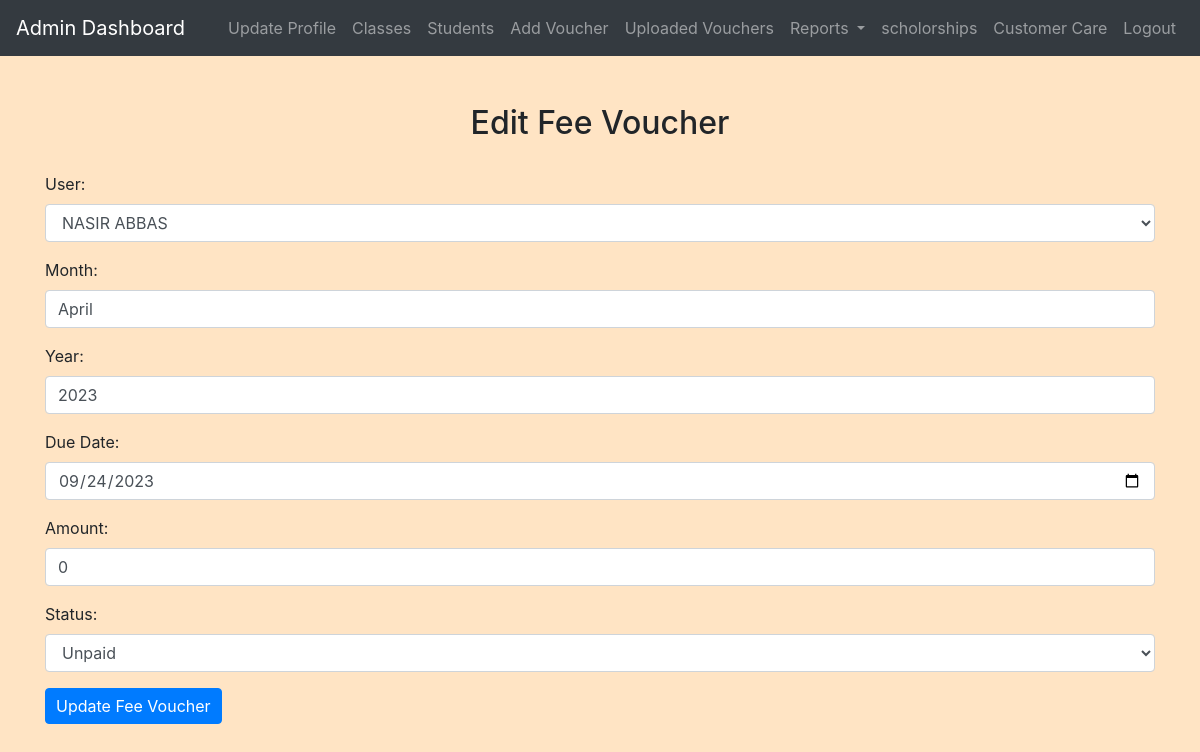
Page /admin/edit_voucher.php?id=1 (signed in) on the committed database.
### tables this page shows
CREATE TABLE `fee_vouchers` (
  `VoucherID` int(11) NOT NULL,
  `userID` int(11) DEFAULT NULL,
  `Month` varchar(255) DEFAULT NULL,
  `Year` int(11) DEFAULT NULL,
  `DueDate` date DEFAULT NULL,
  `Amount` int(11) DEFAULT NULL,
  `Status` varchar(255) DEFAULT NULL
);

### admin/edit_voucher.php (the view, shortened to what this page needs)
<?php
include('config.php');
$voucherID = $userID = $month = $year = $dueDate = $amount = $status = "";
if ($_SERVER["REQUEST_METHOD"] == "POST") {
    $voucherID = $_POST["voucherID"];
    $userID = $_POST["userID"];
    $month = $_POST["month"];
    $year = $_POST["year"];
    $dueDate = $_POST["dueDate"];
    $amount = $_POST["amount"];
    $status = $_POST["status"];
    $update_sql = "UPDATE fee_vouchers
                   SET userID='$userID', Month='$month', Year='$year', DueDate='$dueDate', Amount='$amount', Status='$status'
                   WHERE VoucherID='$voucherID'";
    if (mysqli_query($conn, $update_sql)) {
        $successMessage = "Fee voucher updated successfully.";
    } else {
        echo "Error updating fee voucher: " . mysqli_error($conn);
    }
} else {
    if (isset($_GET["id"])) {
        $voucherID = $_GET["id"];
        $query = "SELECT * FROM fee_vouchers WHERE VoucherID = '$voucherID'";
        $result = mysqli_query($conn, $query);
        if (mysqli_num_rows($result) == 1) {
            $row = mysqli_fetch_assoc($result);
            $userID = $row["userID"];
            $month = $row["Month"];
            $year = $row["Year"];
            $dueDate = $row["DueDate"];
            $amount = $row["Amount"];
            $status = $row["Status"];
        } else {
            echo "Fee voucher not found.";
        }
    }
}
?>
<!DOCTYPE html>
<html>
<head>
    <link rel="stylesheet" href="https://stackpath.bootstrapcdn.com/bootstrap/4.5.2/css/bootstrap.min.css">
    <link rel="stylesheet" href="../css/style.css">
</head>
<body>
    <?php include('admin_navbar.php'); ?>
    <div class="container mt-5 mb-5">
        <h2>Edit Fee Voucher</h2>
        <form method="post">
            <div class="form-group">
                <label for="userID">User:</label>
                <select class="form-control" id="userID" name="userID" required>
                    <?php
                    $usernames_sql = "SELECT id, username FROM users";
                    $usernames_result = mysqli_query($conn, $usernames_sql);
                    while ($username_row = mysqli_fetch_assoc($usernames_result)) {
                        $selected = ($username_row['id'] == $userID) ? "selected" : "";
                        echo "<option value='" . $username_row['id'] . "' $selected>" . $username_row['username'] . "</option>";
                    }
                    ?>
                </select>
            </div>
            <div class="form-group">
                <label for="month">Month:</label>
                <input type="text" class="form-control" id="month" name="month" value="<?php echo $month; ?>" required>
            </div>
            <div class="form-group">
                <label for="year">Year:</label>
                <input type="number" class="form-control" id="year" name="year" value="<?php echo $year; ?>" required>
            </div>
            <div class="form-group">
                <label for="dueDate">Due Date:</label>
                <input type="date" class="form-control" id="dueDate" name="dueDate" value="<?php echo $dueDate; ?>" required>
            </div>
            <div class="form-group">
                <label for="amount">Amount:</label>
                <input type="number" class="form-control" id="amount" name="amount" value="<?php echo $amount; ?>" required>
            </div>
            <div class="form-group">
                <label for="status">Status:</label>
                <select class="form-control" id="status" name="status" required>
                    <option value="Unpaid" <?php if ($status == "Unpaid") echo "selected"; ?>>Unpaid</option>
                </select>
            </div>
            <button type="submit" class="btn btn-primary">Update Fee Voucher</button>
        </form>
    </div>
</body>
</html>

### css/style.css (style rules this page uses)
body { background-color: bisque; }
h1, h2, h3, h4 { text-align: center; margin-top: 30px; margin-bottom: 30px; }
.btn-primary { padding: 5px 10px; }

### rows in the picture
fee_vouchers: month "April", year "2023", dueDate "09/24/2023", amount "0", status "Unpaid"

### other values in the picture
form field userID "NASIR ABBAS"
